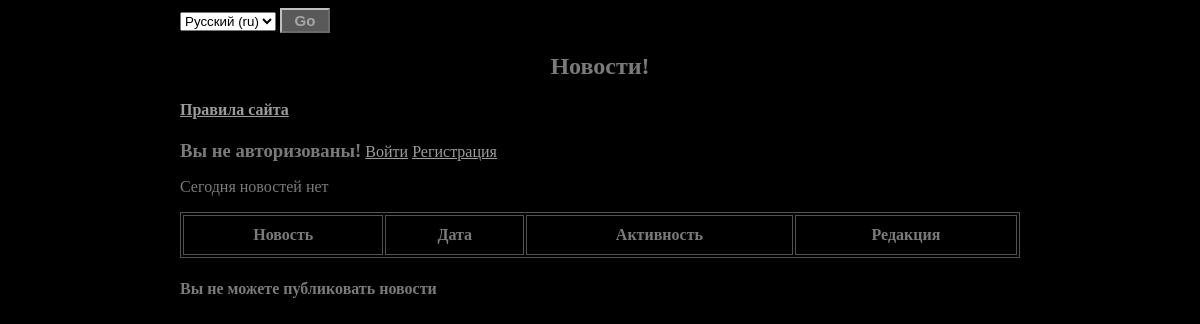
The app's page /, older data.
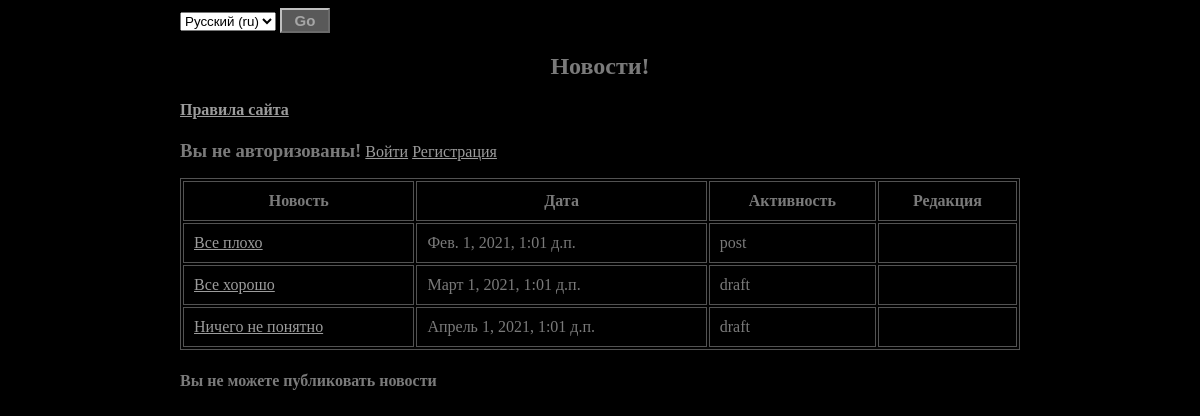
The same page, newer data.
### app_news/models.py (models this page shows, shortened)
class News(models.Model):
    STATUS_CHOICES = [
        ('d', gt('draft')),
        ('a', gt('archive')),
        ('p', gt('post')),
    ]
    title = models.CharField(max_length=200, default='', verbose_name=gt('title'))
    author = models.ForeignKey(get_user_model(), default=None, null=True,
                             on_delete=models.CASCADE, verbose_name=gt('author'), blank=True)
    description = models.CharField(max_length=1000, default='', verbose_name=gt('description'))
    created_at = models.DateTimeField(auto_now_add=True, verbose_name=gt('created_at'))
    updated_at = models.DateTimeField(auto_now=True, verbose_name=gt('updated_at'))
    tag = models.CharField(max_length=50, default='', verbose_name=gt('tag'))
    status = models.CharField(max_length=1, choices=STATUS_CHOICES, default='d', verbose_name=gt('status'))
    admin_comment = models.CharField(max_length=200, default='', verbose_name=gt('admin_comment'))
    age_rate = models.CharField(max_length=5, default='', verbose_name=gt('age_rate'))
    class Meta:
        ordering = ['created_at']

### app_news/views.py (the view)
# urls.py: path('', views.NewsListView.as_view(), name='main'),
class NewsListView(ListView):
    model = News
    template_name = 'app_news/index.html'
    context_object_name = 'all_news'
    def get_context_data(self, **kwargs):
        context = super(NewsListView, self).get_context_data(**kwargs)
        user_profile = Profile.objects.filter(user_id=self.request.user.id).first()
        if user_profile:
            context['profile'] = user_profile
        return context

### app_news/templates/app_news/index.html (shortened to what this page needs)
<!DOCTYPE html>
{% load static %}
{% load i18n %}
{% load  cache %}
{% static "" as staticUrl %}
<html lang="ru">
<head>
    <link rel="stylesheet" type="text/css"
          href="{{ staticUrl }}news_app/css/global-style.css">
</head>
<body>
{% get_current_language as LANGUAGE_CODE %}
{% get_available_languages as LANGUAGES %}
{% get_language_info_list for LANGUAGES as languages %}
<form action="{% url 'set_language' %}" method="post">
    <select name="language">
        {% for language in languages %}
            <option value="{{ language.code }}"{% if language.code == LANGUAGE_CODE %} selected="selected"{% endif %}>
                {{ language.name_local }} ({{ language.code }})
            </option>
        {% endfor %}
    </select>
    <input style="height:25px; width:50px" type="submit" value="Go"/>
</form>
<h2>{% trans "Новости! " %}</h2>
<h4><a href="{% url 'start' %}">{% trans "Правила сайта" %}</a></h4>
{% if request.user.is_authenticated %}
    <h3 style="display: inline;">{% trans "Добро пожаловать" %}, {{ request.user }}! </h3>
    <a href="{% url 'logout' %}"> {% trans "Выйти" %} </a>
    <a href="{% url 'profile' request.user.id %}"> {% trans "Профиль" %} </a>
{% else %}
    <h3 style="display: inline;">{% trans "Вы не авторизованы!" %}</h3>
    <a style="display: inline;" href="{% url 'login' %}">{% trans "Войти" %}</a>
    <a href="{% url 'register' %}">{% trans "Регистрация" %}</a>
{% endif %}
<p>
    <table>
        <tr>
            <td style="text-align:center">
                <b>{% trans "Новость" %}</b>
            </td>
            <td style="text-align:center">
                <b>{% trans "Дата" %}</b>
            </td>
            <td style="text-align:center">
                <b>{% trans "Активность" %}</b>
            </td>
            <td style="text-align:center">
                <b>{% trans "Редакция" %}</b>
            </td>
        </tr>
        {% cache 500 all_news %}
            {% for news in all_news %}
                <tr>
                    <td>
                        <a href="{% url 'news_detail' news_id=news.id %}">
                            {{ news.title }}</a>
                    </td>
                    <td>
                        {{ news.created_at }}
                    </td>
                    <td>
                        {{ news.get_status_display }}
                    </td>
                    <td>
                    </td>
                </tr>
            {% empty %}
                <p>{% trans "Сегодня новостей нет" %}</p>
            {% endfor %}
        {% endcache %}
</table>
</p>
{% if profile.is_verified %}
    <h4><a href="{% url 'news_create' %}">{% trans "Создайте" %}</a></h4>
    <h4><a href="{% url 'news_upload' %}">{% trans "или загрузите новость" %}</a></h4>
{% else %}
    <h4>{% trans "Вы не можете публиковать новости" %}</h4>
{% endif %}
</body>
</html>

### app_news/static/news_app/css/global-style.css (style rules this page uses)
body { background-color: black; color: #7a7a7a; font: 16px Verdana; width: 70%; margin-left: auto; margin-right: auto; }
h2 { text-align: center; }
table { border: 1px solid #525252; table-layout: auto; }
th, td { border: 1px solid #525252; padding: 10px; }
table { width: 100%; }
a { color:#9c9c9c; }
input[type=submit] { background: #595959; color: #a6a6a6; border-style: outset; border-color: #bfbfbf; height: 50px; width: 100px; font: bold 15px Arial, sans-serif; text-shadow: none; }

Row changes from the older to the newer data that the page shows:
added News: title "Все плохо", created_at "Фев. 1, 2021, 1:01 д.п.", status "post"
added News: title "Все хорошо", created_at "Март 1, 2021, 1:01 д.п.", status "draft"
added News: title "Ничего не понятно", created_at "Апрель 1, 2021, 1:01 д.п.", status "draft"
Text that changed along with them:
text no longer shown: "Сегодня новостей нет"
